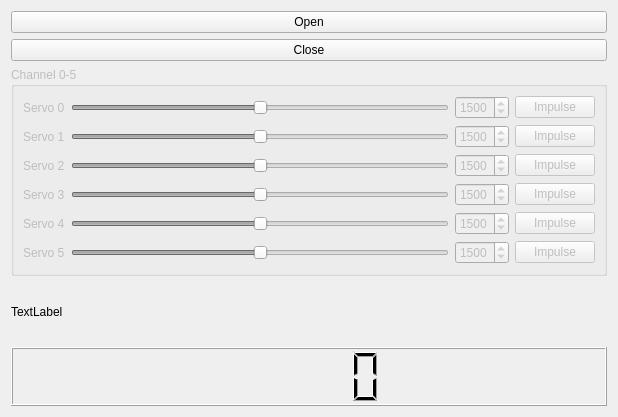
<?xml version="1.0" encoding="UTF-8"?>
<ui version="4.0">
 <class>PololuControllerWidget</class>
 <widget class="QWidget" name="PololuControllerWidget">
  <property name="geometry">
   <rect>
    <x>0</x>
    <y>0</y>
    <width>618</width>
    <height>417</height>
   </rect>
  </property>
  <property name="windowTitle">
   <string>Form</string>
  </property>
  <layout class="QGridLayout" name="gridLayout">
   <item row="0" column="0">
    <widget class="QPushButton" name="pushButton_Open">
     <property name="text">
      <string>Open</string>
     </property>
    </widget>
   </item>
   <item row="1" column="0">
    <widget class="QPushButton" name="pushButton_Close">
     <property name="text">
      <string>Close</string>
     </property>
    </widget>
   </item>
   <item row="2" column="0">
    <widget class="QGroupBox" name="groupBox">
     <property name="enabled">
      <bool>false</bool>
     </property>
     <property name="title">
      <string>Channel 0-5</string>
     </property>
     <layout class="QGridLayout" name="gridLayout_2">
      <item row="5" column="1">
       <widget class="QSlider" name="horizontalSlider_Servo5">
        <property name="minimum">
         <number>1000</number>
        </property>
        <property name="maximum">
         <number>2000</number>
        </property>
        <property name="value">
         <number>1500</number>
        </property>
        <property name="orientation">
         <enum>Qt::Horizontal</enum>
        </property>
       </widget>
      </item>
      <item row="0" column="2">
       <widget class="QSpinBox" name="spinBox_Servo0">
        <property name="minimum">
         <number>1000</number>
        </property>
        <property name="maximum">
         <number>2000</number>
        </property>
        <property name="singleStep">
         <number>100</number>
        </property>
        <property name="value">
         <number>1500</number>
        </property>
       </widget>
      </item>
      <item row="0" column="0">
       <widget class="QLabel" name="label">
        <property name="text">
         <string>Servo 0</string>
        </property>
       </widget>
      </item>
      <item row="1" column="0">
       <widget class="QLabel" name="label_2">
        <property name="text">
         <string>Servo 1</string>
        </property>
       </widget>
      </item>
      <item row="0" column="1">
       <widget class="QSlider" name="horizontalSlider_Servo0">
        <property name="minimum">
         <number>1000</number>
        </property>
        <property name="maximum">
         <number>2000</number>
        </property>
        <property name="value">
         <number>1500</number>
        </property>
        <property name="orientation">
         <enum>Qt::Horizontal</enum>
        </property>
       </widget>
      </item>
      <item row="2" column="2">
       <widget class="QSpinBox" name="spinBox_Servo2">
        <property name="minimum">
         <number>1000</number>
        </property>
        <property name="maximum">
         <number>2000</number>
        </property>
        <property name="singleStep">
         <number>100</number>
        </property>
        <property name="value">
         <number>1500</number>
        </property>
       </widget>
      </item>
      <item row="1" column="2">
       <widget class="QSpinBox" name="spinBox_Servo1">
        <property name="minimum">
         <number>1000</number>
        </property>
        <property name="maximum">
         <number>2000</number>
        </property>
        <property name="singleStep">
         <number>100</number>
        </property>
        <property name="value">
         <number>1500</number>
        </property>
       </widget>
      </item>
      <item row="4" column="0">
       <widget class="QLabel" name="label_5">
        <property name="text">
         <string>Servo 4</string>
        </property>
       </widget>
      </item>
      <item row="4" column="2">
       <widget class="QSpinBox" name="spinBox_Servo4">
        <property name="minimum">
         <number>1000</number>
        </property>
        <property name="maximum">
         <number>2000</number>
        </property>
        <property name="singleStep">
         <number>100</number>
        </property>
        <property name="value">
         <number>1500</number>
        </property>
       </widget>
      </item>
      <item row="1" column="1">
       <widget class="QSlider" name="horizontalSlider_Servo1">
        <property name="minimum">
         <number>1000</number>
        </property>
        <property name="maximum">
         <number>2000</number>
        </property>
        <property name="value">
         <number>1500</number>
        </property>
        <property name="orientation">
         <enum>Qt::Horizontal</enum>
        </property>
       </widget>
      </item>
      <item row="2" column="0">
       <widget class="QLabel" name="label_3">
        <property name="text">
         <string>Servo 2</string>
        </property>
       </widget>
      </item>
      <item row="5" column="0">
       <widget class="QLabel" name="label_6">
        <property name="text">
         <string>Servo 5</string>
        </property>
       </widget>
      </item>
      <item row="2" column="1">
       <widget class="QSlider" name="horizontalSlider_Servo2">
        <property name="minimum">
         <number>1000</number>
        </property>
        <property name="maximum">
         <number>2000</number>
        </property>
        <property name="value">
         <number>1500</number>
        </property>
        <property name="orientation">
         <enum>Qt::Horizontal</enum>
        </property>
       </widget>
      </item>
      <item row="4" column="1">
       <widget class="QSlider" name="horizontalSlider_Servo4">
        <property name="minimum">
         <number>1000</number>
        </property>
        <property name="maximum">
         <number>2000</number>
        </property>
        <property name="value">
         <number>1500</number>
        </property>
        <property name="orientation">
         <enum>Qt::Horizontal</enum>
        </property>
       </widget>
      </item>
      <item row="3" column="1">
       <widget class="QSlider" name="horizontalSlider_Servo3">
        <property name="minimum">
         <number>1000</number>
        </property>
        <property name="maximum">
         <number>2000</number>
        </property>
        <property name="value">
         <number>1500</number>
        </property>
        <property name="orientation">
         <enum>Qt::Horizontal</enum>
        </property>
       </widget>
      </item>
      <item row="3" column="0">
       <widget class="QLabel" name="label_4">
        <property name="text">
         <string>Servo 3</string>
        </property>
       </widget>
      </item>
      <item row="3" column="2">
       <widget class="QSpinBox" name="spinBox_Servo3">
        <property name="minimum">
         <number>1000</number>
        </property>
        <property name="maximum">
         <number>2000</number>
        </property>
        <property name="singleStep">
         <number>100</number>
        </property>
        <property name="value">
         <number>1500</number>
        </property>
       </widget>
      </item>
      <item row="5" column="2">
       <widget class="QSpinBox" name="spinBox_Servo5">
        <property name="minimum">
         <number>1000</number>
        </property>
        <property name="maximum">
         <number>2000</number>
        </property>
        <property name="singleStep">
         <number>100</number>
        </property>
        <property name="value">
         <number>1500</number>
        </property>
       </widget>
      </item>
      <item row="0" column="3">
       <widget class="QPushButton" name="pushButton_Servo0">
        <property name="text">
         <string>Impulse</string>
        </property>
       </widget>
      </item>
      <item row="1" column="3">
       <widget class="QPushButton" name="pushButton_Servo1">
        <property name="text">
         <string>Impulse</string>
        </property>
       </widget>
      </item>
      <item row="2" column="3">
       <widget class="QPushButton" name="pushButton_Servo2">
        <property name="text">
         <string>Impulse</string>
        </property>
       </widget>
      </item>
      <item row="3" column="3">
       <widget class="QPushButton" name="pushButton_Servo3">
        <property name="text">
         <string>Impulse</string>
        </property>
       </widget>
      </item>
      <item row="4" column="3">
       <widget class="QPushButton" name="pushButton_Servo4">
        <property name="text">
         <string>Impulse</string>
        </property>
       </widget>
      </item>
      <item row="5" column="3">
       <widget class="QPushButton" name="pushButton_Servo5">
        <property name="text">
         <string>Impulse</string>
        </property>
       </widget>
      </item>
     </layout>
    </widget>
   </item>
   <item row="4" column="0">
    <widget class="QLCDNumber" name="lcdNumber_timer"/>
   </item>
   <item row="3" column="0">
    <widget class="QLabel" name="label_timer">
     <property name="text">
      <string>TextLabel</string>
     </property>
    </widget>
   </item>
  </layout>
 </widget>
 <resources/>
 <connections>
  <connection>
   <sender>horizontalSlider_Servo0</sender>
   <signal>valueChanged(int)</signal>
   <receiver>spinBox_Servo0</receiver>
   <slot>setValue(int)</slot>
   <hints>
    <hint type="sourcelabel">
     <x>368</x>
     <y>117</y>
    </hint>
    <hint type="destinationlabel">
     <x>427</x>
     <y>116</y>
    </hint>
   </hints>
  </connection>
  <connection>
   <sender>horizontalSlider_Servo1</sender>
   <signal>valueChanged(int)</signal>
   <receiver>spinBox_Servo1</receiver>
   <slot>setValue(int)</slot>
   <hints>
    <hint type="sourcelabel">
     <x>326</x>
     <y>140</y>
    </hint>
    <hint type="destinationlabel">
     <x>435</x>
     <y>153</y>
    </hint>
   </hints>
  </connection>
  <connection>
   <sender>horizontalSlider_Servo2</sender>
   <signal>valueChanged(int)</signal>
   <receiver>spinBox_Servo2</receiver>
   <slot>setValue(int)</slot>
   <hints>
    <hint type="sourcelabel">
     <x>390</x>
     <y>177</y>
    </hint>
    <hint type="destinationlabel">
     <x>429</x>
     <y>186</y>
    </hint>
   </hints>
  </connection>
  <connection>
   <sender>horizontalSlider_Servo3</sender>
   <signal>valueChanged(int)</signal>
   <receiver>spinBox_Servo3</receiver>
   <slot>setValue(int)</slot>
   <hints>
    <hint type="sourcelabel">
     <x>336</x>
     <y>214</y>
    </hint>
    <hint type="destinationlabel">
     <x>459</x>
     <y>223</y>
    </hint>
   </hints>
  </connection>
  <connection>
   <sender>horizontalSlider_Servo4</sender>
   <signal>valueChanged(int)</signal>
   <receiver>spinBox_Servo4</receiver>
   <slot>setValue(int)</slot>
   <hints>
    <hint type="sourcelabel">
     <x>360</x>
     <y>245</y>
    </hint>
    <hint type="destinationlabel">
     <x>469</x>
     <y>261</y>
    </hint>
   </hints>
  </connection>
  <connection>
   <sender>horizontalSlider_Servo5</sender>
   <signal>valueChanged(int)</signal>
   <receiver>spinBox_Servo5</receiver>
   <slot>setValue(int)</slot>
   <hints>
    <hint type="sourcelabel">
     <x>359</x>
     <y>292</y>
    </hint>
    <hint type="destinationlabel">
     <x>424</x>
     <y>291</y>
    </hint>
   </hints>
  </connection>
  <connection>
   <sender>spinBox_Servo0</sender>
   <signal>valueChanged(int)</signal>
   <receiver>horizontalSlider_Servo0</receiver>
   <slot>setValue(int)</slot>
   <hints>
    <hint type="sourcelabel">
     <x>428</x>
     <y>112</y>
    </hint>
    <hint type="destinationlabel">
     <x>370</x>
     <y>110</y>
    </hint>
   </hints>
  </connection>
  <connection>
   <sender>spinBox_Servo1</sender>
   <signal>valueChanged(int)</signal>
   <receiver>horizontalSlider_Servo1</receiver>
   <slot>setValue(int)</slot>
   <hints>
    <hint type="sourcelabel">
     <x>427</x>
     <y>157</y>
    </hint>
    <hint type="destinationlabel">
     <x>397</x>
     <y>149</y>
    </hint>
   </hints>
  </connection>
  <connection>
   <sender>spinBox_Servo2</sender>
   <signal>valueChanged(int)</signal>
   <receiver>horizontalSlider_Servo2</receiver>
   <slot>setValue(int)</slot>
   <hints>
    <hint type="sourcelabel">
     <x>440</x>
     <y>194</y>
    </hint>
    <hint type="destinationlabel">
     <x>384</x>
     <y>183</y>
    </hint>
   </hints>
  </connection>
  <connection>
   <sender>spinBox_Servo3</sender>
   <signal>valueChanged(int)</signal>
   <receiver>horizontalSlider_Servo3</receiver>
   <slot>setValue(int)</slot>
   <hints>
    <hint type="sourcelabel">
     <x>426</x>
     <y>227</y>
    </hint>
    <hint type="destinationlabel">
     <x>379</x>
     <y>219</y>
    </hint>
   </hints>
  </connection>
  <connection>
   <sender>spinBox_Servo4</sender>
   <signal>valueChanged(int)</signal>
   <receiver>horizontalSlider_Servo4</receiver>
   <slot>setValue(int)</slot>
   <hints>
    <hint type="sourcelabel">
     <x>442</x>
     <y>256</y>
    </hint>
    <hint type="destinationlabel">
     <x>379</x>
     <y>249</y>
    </hint>
   </hints>
  </connection>
  <connection>
   <sender>spinBox_Servo5</sender>
   <signal>valueChanged(int)</signal>
   <receiver>horizontalSlider_Servo5</receiver>
   <slot>setValue(int)</slot>
   <hints>
    <hint type="sourcelabel">
     <x>420</x>
     <y>286</y>
    </hint>
    <hint type="destinationlabel">
     <x>378</x>
     <y>287</y>
    </hint>
   </hints>
  </connection>
 </connections>
</ui>
